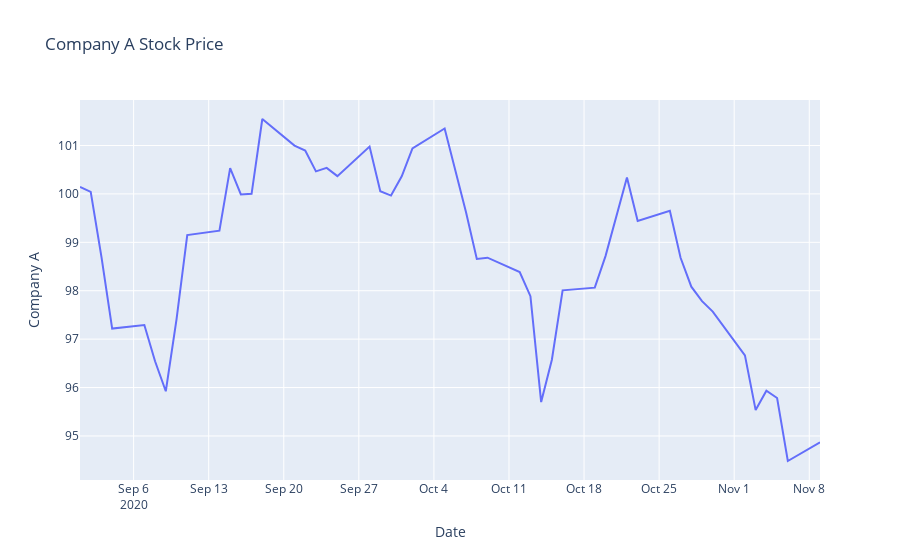

Notebook code cell kept with this figure:
### Code cell
print("Question 1: Using Plotly Express")
fig1 = px.line(df, x='Date', y='Company_A',
               title='Company A Stock Price',
               labels={'Date': 'Date', 'Company_A': 'Company A'})
fig1.show()
